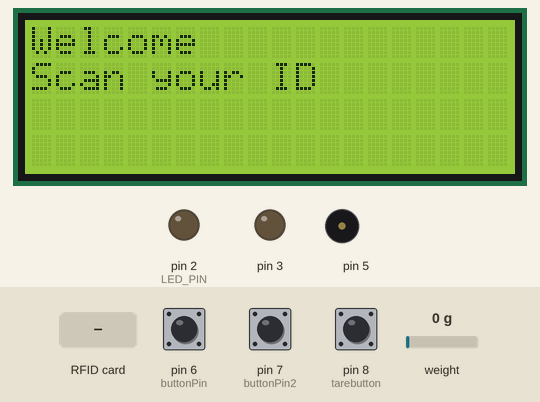
The sketch below on a simulated Arduino Uno, built with avr-gcc and run on an emulated ATmega328P. Shown: 20×4 character LCD, output pins drawn as LEDs (lit = HIGH), buzzer (waves = sounding). The test bench sets the inputs (shaded band); at power-on: pin 6 (buttonPin) LOW, pin 8 (tarebutton) LOW, pin 7 (buttonPin2) LOW, weight on the scale 0 g. The local clock reads 2024-03-15 10:24:30 at power-on unless the sketch sets it; storage starts empty; pins used as bus, display or sensor lines are not drawn; what the sketch prints to the serial monitor is not drawn.

Above: at 0.9 s.
1.0 s: RFID card 9E 7E 85 89 held to the reader
At 2.8 s:
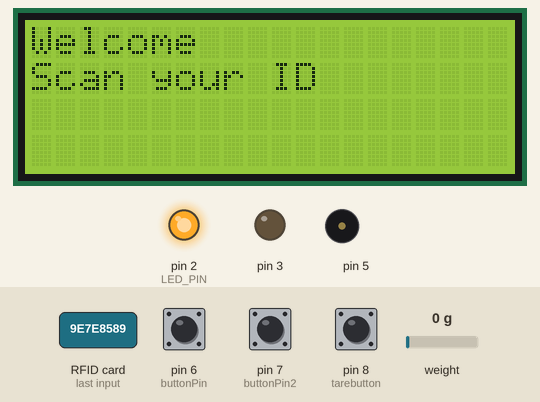
3.5 s: pin 6 (buttonPin) pulled HIGH for 3.2 s
At 7.3 s:
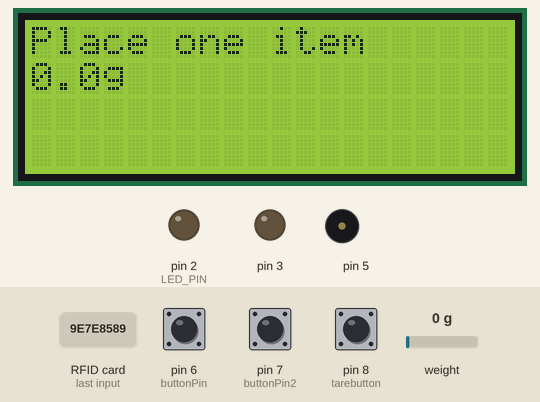
9.7 s: pin 8 (tarebutton) pulled HIGH for 1 s
At 13.5 s:
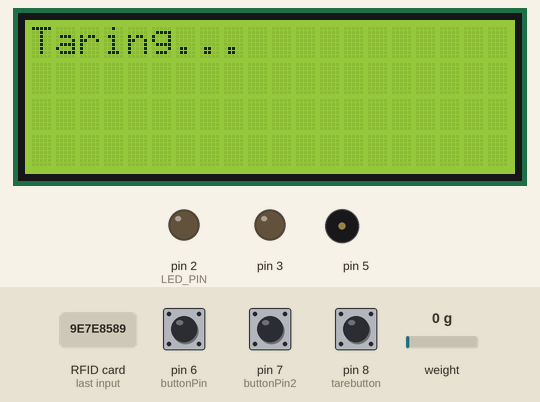
13.7 s: pin 7 (buttonPin2) pulled HIGH for 3.2 s
At 18.7 s:
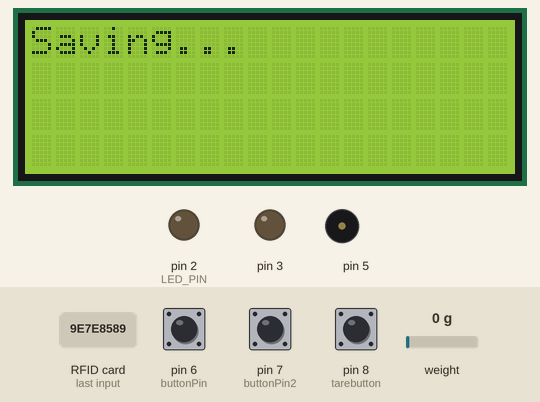
19.9 s: weight on the scale set to 100 g
At 22.8 s:
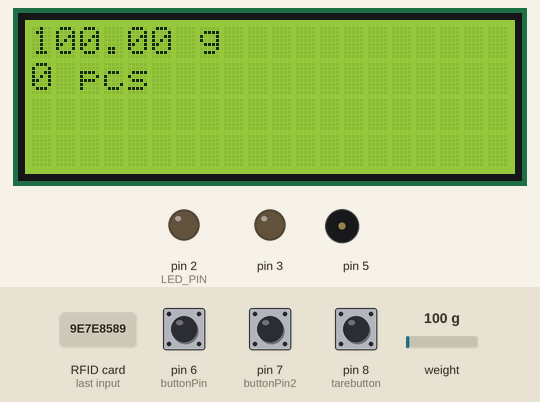
22.9 s: pin 6 (buttonPin) pulled HIGH for 1 s
At 27.7 s:
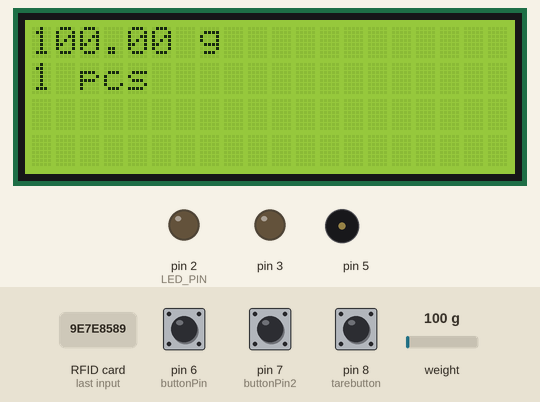
Timing chart, 0 to 27.9 s (numbered marks = the images above; inputs shaded):
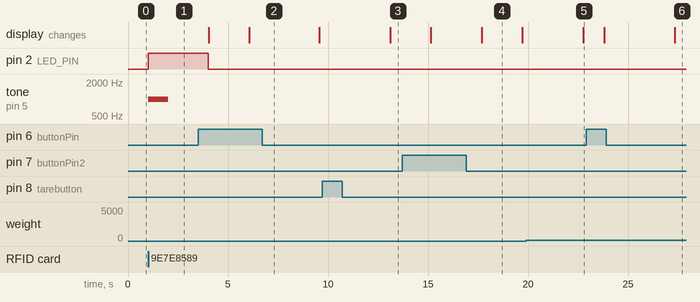

Measured:
- after the input at 1.0 s, pin 2 (LED_PIN): LOW → HIGH at once; tone on pin 5: silent → 1000 Hz at once, → silent 1.0 s later
- after the input at 3.5 s, the display: first differs from a run without the input after 2.6 s (image 2)
- after the input at 9.7 s, the display: changes after 3.4 s (image 3)
- after the input at 13.7 s, the display: first differs from a run without the input after 4.0 s (image 4)
- after the input at 19.9 s, the display: changes after 2.9 s (image 5)
- after the input at 22.9 s, the display: first changes after 0.91 s (image 6 shows a later state)
- what the display in image 4 shows lasts 2.0 s, from 17.7 s to 19.7 s

The sketch:

optimization_scale.ino
```cpp
#include "HX711.h"
#include <LiquidCrystal_I2C.h>
#include <SPI.h>
#include <MFRC522.h>
#include <SD.h> // for the SD card
#include <Wire.h>
#include <DS3231.h>

DS3231  rtc(SDA, SCL);

#define SS_PIN 10
#define RST_PIN 9
#define CS_SD 4
#define LED_PIN 2
#define LED_PIN 3

float average;
float calibration_factor = -402.46;

const int tarebutton = 8;
const int buttonPin = 6;
const int buttonPin2 = 7; // the number of the pushbutton pin
int buttonState = 0;
int lastButtonState = 0;

// Create a file to store the data
File myFile;


MFRC522 mfrc522(SS_PIN, RST_PIN);

HX711 scale;
float elements;

LiquidCrystal_I2C lcd(0x27,20,4);
String LCDLine1,LCDLine2;

int n;
float rounded;

void updateLCD () {
  lcd.clear();
  lcd.setCursor(0,0);
  lcd.print(LCDLine1);


  lcd.setCursor(0,1);
  lcd.print(LCDLine2);

}

void setup() {
  Serial.begin(9600);
  rtc.begin();
  SPI.begin();      // Initiate  SPI bus
  mfrc522.PCD_Init();   // Initiate MFRC522
  pinMode (buttonPin, INPUT);
  pinMode(2, OUTPUT);
  pinMode(3, OUTPUT);

  lcd.init();
  lcd.backlight();

  LCDLine1="Welcome";
  LCDLine2="Scan your ID";
  updateLCD();


  if (SD.begin(CS_SD))
  {
    Serial.println("SD card is ready to use.");
  } else
  {
    Serial.println("SD card initialization failed");
    return;
  }

  while(true){
  // Look for new cards02`11
  if ( ! mfrc522.PICC_IsNewCardPresent())
  {
      continue;
  }
  // Select one of the cards
  if ( ! mfrc522.PICC_ReadCardSerial())
  {

  }
    break;
  }

  void(* resetFunc) (void) = 0;

  while(true){
  //Show UID on serial monitor
  Serial.print("UID tag :");
  String content= "";
  byte letter;
   for (byte i = 0; i < mfrc522.uid.size; i++)
  {
     Serial.print(mfrc522.uid.uidByte[i] < 0x10 ? " 0" : " ");
     Serial.print(mfrc522.uid.uidByte[i], HEX);
     content.concat(String(mfrc522.uid.uidByte[i] < 0x10 ? " 0" : " "));
     content.concat(String(mfrc522.uid.uidByte[i], HEX));
  }
  Serial.println();
  Serial.print("Message : ");
  content.toUpperCase();
  if (content.substring(1) == "9E 7E 85 89") //change here the UID of the card/cards that you want to give access
  {
    Serial.println("Authorized access");
    Serial.println();
    tone(5, 1000, 1000);
    digitalWrite(2, HIGH);
    delay(3000);
    digitalWrite(2, LOW);
    break;
  }

 else   {
    Serial.println(" Access denied");
    tone(5, 2000, 1000);
    digitalWrite(3, HIGH);
    delay(3000);
    digitalWrite(3, LOW);
    resetFunc();
  }
  }

  Serial.println("HX711 Demo");
  LCDLine1="Initializing ...";
  LCDLine2="";
  updateLCD();


  // parameter "gain" is ommited; the default value 128 is used by the library
  // HX711.DOUT  - pin #A1
  // HX711.PD_SCK - pin #A0
  scale.begin(A1,A0);
  scale.set_scale(calibration_factor);                      // this value is obtained by calibrating the scale with known weights; see the README for details
  scale.tare();               // reset the scale to 0
            // by the SCALE parameter set with set_scale
  long zero_factor = scale.read_average(); //Get a baseline reading
  Serial.print("Zero factor: "); //This can be used to remove the need to tare the scale. Useful in permanent scale projects.
  Serial.println(zero_factor);
  Serial.println("Readings:");
}


void itemweight()
{

        elements = scale.get_units(15);
        Serial.print(" \t| Weight \t");
        Serial.print(elements);


}

void Scale()
  {

    scale.set_scale(calibration_factor);
    average = scale.get_units(20);
if (average < 0)
{
average = 0.00;
}


  float number =  average/elements;//divide the average of 20 readings with the elements value to get the number of elements
  n = round(number);
  // n = (int)number; // convert float into int

  Serial.print("\t| elements:\t");
  Serial.print(n); //serial monitor
  Serial.print("\t| average:\t");
  Serial.println(average);
  // lcd.clear();
       //set cursor first row
  LCDLine1=String(average)+" g"; //print on lcd average value from 10 raw readings 1 time
  LCDLine2=String(n)+" pcs";
  updateLCD();
 // serial monitor -||-


   //print PCS

  scale.power_down();             // put the ADC in sleep mode
  delay(1000);
  scale.power_up();
  updateLCD();
  }

unsigned long getID(){
  if ( ! mfrc522.PICC_ReadCardSerial()) { //Since a PICC placed get Serial and continue
    return -1;
  }
  unsigned long hex_num;
  hex_num =  mfrc522.uid.uidByte[0] << 24;
  hex_num += mfrc522.uid.uidByte[1] << 16;
  hex_num += mfrc522.uid.uidByte[2] <<  8;
  hex_num += mfrc522.uid.uidByte[3];
  mfrc522.PICC_HaltA(); // Stop reading
  return hex_num;
}
void buttontare()
{
  buttonState = digitalRead(tarebutton);
  if (buttonState == HIGH){
    scale.tare();
  LCDLine1="Taring...";
  LCDLine2="";
  delay(1500);
  updateLCD();
  }
}

void myFiles()
{
  buttonState = digitalRead(buttonPin2);
  if (buttonState == HIGH) {
  myFile = SD.open("opit8.txt", FILE_WRITE);
  myFile.println();
  myFile.println("User ID:");
  myFile.print(getID());
  myFile.println();
  myFile.println("Day:");
  myFile.print(rtc.getDOWStr());
  myFile.println();
  myFile.println("Date:");
  myFile.print(rtc.getDateStr());
  myFile.println();
  myFile.println("Time:");
  myFile.print(rtc.getTimeStr());
    Serial.print("Writing to test.txt...");
    myFile.println();
    myFile.println("PCS:");
    myFile.print(n);
    myFile.close();
    LCDLine1="Saving...";
  LCDLine2="";
  delay(1500);
  updateLCD();
  }
  }


void loop() {
  buttonState = digitalRead(buttonPin);
  if (buttonState == HIGH) {
    LCDLine1="Place one item";
    LCDLine2=String(elements,1) + "g";
    updateLCD();
    itemweight();
  }
  else {
       buttontare();
       Scale();
       myFiles();
       updateLCD();

  }

}
```
